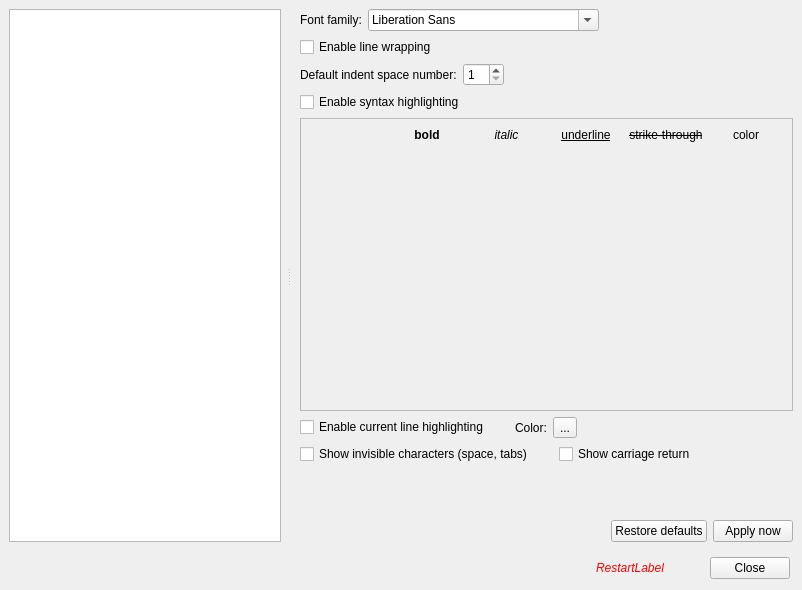
<?xml version="1.0" encoding="UTF-8"?>
<ui version="4.0">
 <class>PreferencesDialog</class>
 <widget class="QDialog" name="PreferencesDialog">
  <property name="geometry">
   <rect>
    <x>0</x>
    <y>0</y>
    <width>802</width>
    <height>590</height>
   </rect>
  </property>
  <property name="windowTitle">
   <string notr="true"/>
  </property>
  <property name="modal">
   <bool>true</bool>
  </property>
  <layout class="QVBoxLayout" name="verticalLayout" stretch="1,0">
   <property name="leftMargin">
    <number>0</number>
   </property>
   <property name="topMargin">
    <number>0</number>
   </property>
   <property name="rightMargin">
    <number>0</number>
   </property>
   <item>
    <widget class="QSplitter" name="splitter">
     <property name="frameShape">
      <enum>QFrame::NoFrame</enum>
     </property>
     <property name="frameShadow">
      <enum>QFrame::Sunken</enum>
     </property>
     <property name="orientation">
      <enum>Qt::Horizontal</enum>
     </property>
     <property name="childrenCollapsible">
      <bool>false</bool>
     </property>
     <widget class="QWidget" name="verticalLayoutWidget">
      <layout class="QVBoxLayout" name="verticalLayout_17">
       <property name="leftMargin">
        <number>9</number>
       </property>
       <property name="topMargin">
        <number>9</number>
       </property>
       <property name="rightMargin">
        <number>6</number>
       </property>
       <property name="bottomMargin">
        <number>9</number>
       </property>
       <item>
        <widget class="QTreeWidget" name="PrefsTreeWidget">
         <property name="sizePolicy">
          <sizepolicy hsizetype="MinimumExpanding" vsizetype="Expanding">
           <horstretch>0</horstretch>
           <verstretch>0</verstretch>
          </sizepolicy>
         </property>
         <property name="minimumSize">
          <size>
           <width>200</width>
           <height>0</height>
          </size>
         </property>
         <property name="wordWrap">
          <bool>true</bool>
         </property>
         <attribute name="headerVisible">
          <bool>false</bool>
         </attribute>
         <column>
          <property name="text">
           <string notr="true">1</string>
          </property>
         </column>
        </widget>
       </item>
      </layout>
     </widget>
     <widget class="QStackedWidget" name="PrefsStackedWidget">
      <property name="sizePolicy">
       <sizepolicy hsizetype="Minimum" vsizetype="Preferred">
        <horstretch>0</horstretch>
        <verstretch>0</verstretch>
       </sizepolicy>
      </property>
      <property name="currentIndex">
       <number>4</number>
      </property>
      <widget class="QWidget" name="EnvironmentPage">
       <layout class="QVBoxLayout" name="verticalLayout_11" stretch="0,1">
        <item>
         <widget class="QGroupBox" name="LanguageGroupBox">
          <property name="title">
           <string>Language</string>
          </property>
          <layout class="QHBoxLayout" name="horizontalLayout_5">
           <item>
            <widget class="QLabel" name="label">
             <property name="sizePolicy">
              <sizepolicy hsizetype="Maximum" vsizetype="Preferred">
               <horstretch>0</horstretch>
               <verstretch>0</verstretch>
              </sizepolicy>
             </property>
             <property name="text">
              <string>Interface language :</string>
             </property>
            </widget>
           </item>
           <item>
            <widget class="QComboBox" name="LangComboBox"/>
           </item>
          </layout>
         </widget>
        </item>
        <item>
         <widget class="QGroupBox" name="groupBox">
          <property name="title">
           <string>Workspaces</string>
          </property>
          <layout class="QVBoxLayout" name="verticalLayout_12" stretch="1,0">
           <item>
            <widget class="openfluid::ui::common::PathsManagementWidget" name="WorkspacesPathsWidget" native="true"/>
           </item>
           <item>
            <widget class="QLabel" name="label_7">
             <property name="font">
              <font>
               <italic>true</italic>
              </font>
             </property>
             <property name="styleSheet">
              <string notr="true">color : #909090;</string>
             </property>
             <property name="text">
              <string>The top workspace path will be set as the active workspace path</string>
             </property>
             <property name="alignment">
              <set>Qt::AlignRight|Qt::AlignTrailing|Qt::AlignVCenter</set>
             </property>
            </widget>
           </item>
          </layout>
         </widget>
        </item>
       </layout>
      </widget>
      <widget class="QWidget" name="BuilderInterfacePage">
       <layout class="QVBoxLayout" name="verticalLayout_2">
        <item>
         <widget class="QGroupBox" name="ProjectsGroupBox">
          <property name="title">
           <string>Projects</string>
          </property>
          <layout class="QGridLayout" name="gridLayout_4">
           <item row="1" column="0">
            <widget class="QLabel" name="label_2">
             <property name="text">
              <string>Maximum number of recent projects:</string>
             </property>
            </widget>
           </item>
           <item row="1" column="1">
            <widget class="QSpinBox" name="RecentMaxSpinBox">
             <property name="minimum">
              <number>1</number>
             </property>
             <property name="maximum">
              <number>12</number>
             </property>
            </widget>
           </item>
           <item row="1" column="3">
            <spacer name="horizontalSpacer">
             <property name="orientation">
              <enum>Qt::Horizontal</enum>
             </property>
             <property name="sizeHint" stdset="0">
              <size>
               <width>40</width>
               <height>20</height>
              </size>
             </property>
            </spacer>
           </item>
           <item row="1" column="2">
            <widget class="QPushButton" name="ClearRecentsButton">
             <property name="text">
              <string>Clear list</string>
             </property>
            </widget>
           </item>
           <item row="0" column="0" colspan="4">
            <widget class="QCheckBox" name="RunAutoSaveCheckBox">
             <property name="text">
              <string>Save project automatically before simulation run</string>
             </property>
            </widget>
           </item>
          </layout>
         </widget>
        </item>
        <item>
         <widget class="QGroupBox" name="WaresGroupBox">
          <property name="title">
           <string>Simulators, generators and observers</string>
          </property>
          <layout class="QVBoxLayout" name="verticalLayout_5">
           <item>
            <widget class="QCheckBox" name="ItemRemovalCheckBox">
             <property name="text">
              <string>Confirm removal of simulators, generators or observers</string>
             </property>
            </widget>
           </item>
           <item>
            <widget class="QCheckBox" name="ParamRemovalCheckBox">
             <property name="text">
              <string>Confirm removal of parameters</string>
             </property>
            </widget>
           </item>
           <item>
            <widget class="QCheckBox" name="WatchCheckBox">
             <property name="text">
              <string>Watch for simulators and observers plugins changes on disk (recommended)</string>
             </property>
            </widget>
           </item>
          </layout>
         </widget>
        </item>
        <item>
         <widget class="QGroupBox" name="SpatialDomainGroupBox">
          <property name="title">
           <string>Spatial Domain</string>
          </property>
          <layout class="QVBoxLayout" name="verticalLayout_6">
           <item>
            <widget class="QCheckBox" name="UnitsRemovalCheckBox">
             <property name="text">
              <string>Confirm removal of spatial units</string>
             </property>
            </widget>
           </item>
           <item>
            <widget class="QCheckBox" name="ConnectionsRemovalCheckBox">
             <property name="text">
              <string>Confirm removal of spatial connections</string>
             </property>
            </widget>
           </item>
           <item>
            <widget class="QCheckBox" name="AttributesRemovalCheckBox">
             <property name="text">
              <string>Confirm removal of spatial attributes</string>
             </property>
            </widget>
           </item>
          </layout>
         </widget>
        </item>
        <item>
         <spacer name="verticalSpacer">
          <property name="orientation">
           <enum>Qt::Vertical</enum>
          </property>
          <property name="sizeHint" stdset="0">
           <size>
            <width>20</width>
            <height>40</height>
           </size>
          </property>
         </spacer>
        </item>
       </layout>
      </widget>
      <widget class="QWidget" name="SimulationPage">
       <layout class="QVBoxLayout" name="verticalLayout_3" stretch="0,1">
        <item>
         <widget class="QGroupBox" name="groupBox_5">
          <property name="title">
           <string>Default time settings</string>
          </property>
          <layout class="QVBoxLayout" name="verticalLayout_16">
           <item>
            <layout class="QHBoxLayout" name="horizontalLayout_11">
             <item>
              <widget class="QLabel" name="label_3">
               <property name="sizePolicy">
                <sizepolicy hsizetype="Preferred" vsizetype="Preferred">
                 <horstretch>0</horstretch>
                 <verstretch>0</verstretch>
                </sizepolicy>
               </property>
               <property name="text">
                <string>Default DeltaT:</string>
               </property>
               <property name="alignment">
                <set>Qt::AlignRight|Qt::AlignTrailing|Qt::AlignVCenter</set>
               </property>
              </widget>
             </item>
             <item>
              <widget class="QSpinBox" name="DeltaTSpinBox">
               <property name="sizePolicy">
                <sizepolicy hsizetype="Maximum" vsizetype="Fixed">
                 <horstretch>0</horstretch>
                 <verstretch>0</verstretch>
                </sizepolicy>
               </property>
               <property name="minimum">
                <number>1</number>
               </property>
               <property name="maximum">
                <number>16777215</number>
               </property>
              </widget>
             </item>
             <item>
              <spacer name="horizontalSpacer_2">
               <property name="orientation">
                <enum>Qt::Horizontal</enum>
               </property>
               <property name="sizeHint" stdset="0">
                <size>
                 <width>40</width>
                 <height>20</height>
                </size>
               </property>
              </spacer>
             </item>
            </layout>
           </item>
           <item>
            <layout class="QHBoxLayout" name="horizontalLayout_12">
             <item>
              <widget class="openfluid::ui::common::TimePeriodWidget" name="PeriodWidget" native="true"/>
             </item>
             <item>
              <spacer name="horizontalSpacer_11">
               <property name="orientation">
                <enum>Qt::Horizontal</enum>
               </property>
               <property name="sizeHint" stdset="0">
                <size>
                 <width>40</width>
                 <height>20</height>
                </size>
               </property>
              </spacer>
             </item>
            </layout>
           </item>
          </layout>
         </widget>
        </item>
        <item>
         <widget class="QGroupBox" name="groupBox_2">
          <property name="sizePolicy">
           <sizepolicy hsizetype="Preferred" vsizetype="Expanding">
            <horstretch>0</horstretch>
            <verstretch>0</verstretch>
           </sizepolicy>
          </property>
          <property name="title">
           <string>Wares search paths</string>
          </property>
          <layout class="QVBoxLayout" name="verticalLayout_4">
           <item>
            <widget class="QTabWidget" name="WaresPathsTabWidget">
             <property name="currentIndex">
              <number>0</number>
             </property>
             <widget class="QWidget" name="SimulatorsPathsTab_2">
              <attribute name="title">
               <string>Simulators</string>
              </attribute>
              <layout class="QVBoxLayout" name="verticalLayout_13">
               <item>
                <widget class="openfluid::ui::common::WaresSearchPathsWidget" name="SimulatorsSearchPathsWidget" native="true"/>
               </item>
              </layout>
             </widget>
             <widget class="QWidget" name="ObserversPathsTab_2">
              <attribute name="title">
               <string>Observers</string>
              </attribute>
              <layout class="QVBoxLayout" name="verticalLayout_14">
               <item>
                <widget class="openfluid::ui::common::WaresSearchPathsWidget" name="ObserversSearchPathsWidget" native="true"/>
               </item>
              </layout>
             </widget>
             <widget class="QWidget" name="BuilderextsPathsTab_2">
              <attribute name="title">
               <string>Builder-Extensions</string>
              </attribute>
              <layout class="QVBoxLayout" name="verticalLayout_15">
               <item>
                <widget class="openfluid::ui::common::WaresSearchPathsWidget" name="BuilderextsSearchPathsWidget" native="true"/>
               </item>
              </layout>
             </widget>
            </widget>
           </item>
          </layout>
         </widget>
        </item>
       </layout>
      </widget>
      <widget class="QWidget" name="DevEnvironmentPage">
       <layout class="QVBoxLayout" name="verticalLayout_7">
        <item>
         <widget class="QTabWidget" name="tabWidget">
          <property name="currentIndex">
           <number>0</number>
          </property>
          <widget class="QWidget" name="general">
           <attribute name="title">
            <string>General</string>
           </attribute>
           <layout class="QVBoxLayout" name="verticalLayout_19">
            <item>
             <widget class="QGroupBox" name="groupBox_7">
              <property name="title">
               <string>Editor</string>
              </property>
              <layout class="QFormLayout" name="formLayout_4">
               <item row="0" column="0">
                <widget class="QCheckBox" name="BuildAutoSaveCheckBox">
                 <property name="text">
                  <string>Enable autosaving before configure/build/doc actions</string>
                 </property>
                </widget>
               </item>
               <item row="2" column="0">
                <widget class="QCheckBox" name="ShowPathCheckBox">
                 <property name="text">
                  <string>Show PATH environment variable when running development tools</string>
                 </property>
                </widget>
               </item>
               <item row="4" column="0">
                <widget class="QLabel" name="label_11">
                 <property name="font">
                  <font>
                   <italic>true</italic>
                  </font>
                 </property>
                 <property name="styleSheet">
                  <string notr="true">color : #909090;</string>
                 </property>
                 <property name="text">
                  <string>In PATH env. vars., the %%PATH%% string is replaced by actual system PATH</string>
                 </property>
                 <property name="alignment">
                  <set>Qt::AlignRight|Qt::AlignTrailing|Qt::AlignVCenter</set>
                 </property>
                </widget>
               </item>
               <item row="1" column="0">
                <spacer name="verticalSpacer_4">
                 <property name="orientation">
                  <enum>Qt::Vertical</enum>
                 </property>
                 <property name="sizeType">
                  <enum>QSizePolicy::Fixed</enum>
                 </property>
                 <property name="sizeHint" stdset="0">
                  <size>
                   <width>20</width>
                   <height>10</height>
                  </size>
                 </property>
                </spacer>
               </item>
              </layout>
             </widget>
            </item>
            <item>
             <widget class="QGroupBox" name="groupBox_3">
              <property name="title">
               <string>Configuration</string>
              </property>
              <layout class="QFormLayout" name="formLayout">
               <property name="labelAlignment">
                <set>Qt::AlignRight|Qt::AlignTrailing|Qt::AlignVCenter</set>
               </property>
               <item row="0" column="0">
                <widget class="QLabel" name="label_6">
                 <property name="text">
                  <string>PATH env. var.:</string>
                 </property>
                </widget>
               </item>
               <item row="0" column="1">
                <widget class="QLineEdit" name="ConfigPathEnvEdit"/>
               </item>
               <item row="1" column="0">
                <widget class="QLabel" name="label_10">
                 <property name="text">
                  <string>CMake generator:</string>
                 </property>
                </widget>
               </item>
               <item row="1" column="1">
                <widget class="QLineEdit" name="ConfigGeneratorEdit"/>
               </item>
               <item row="2" column="0">
                <widget class="QLabel" name="label_9">
                 <property name="text">
                  <string>CMake options:</string>
                 </property>
                </widget>
               </item>
               <item row="2" column="1">
                <widget class="QLineEdit" name="ConfigOptionsEdit"/>
               </item>
              </layout>
             </widget>
            </item>
            <item>
             <widget class="QGroupBox" name="groupBox_4">
              <property name="title">
               <string>Build</string>
              </property>
              <layout class="QFormLayout" name="formLayout_2">
               <item row="0" column="0">
                <widget class="QLabel" name="label_8">
                 <property name="text">
                  <string>PATH env. var.:</string>
                 </property>
                </widget>
               </item>
               <item row="0" column="1">
                <widget class="QLineEdit" name="BuildPathEnvEdit"/>
               </item>
              </layout>
             </widget>
            </item>
            <item>
             <widget class="QWidget" name="DetectQtDevWidget" native="true">
              <layout class="QHBoxLayout" name="horizontalLayout_7">
               <property name="spacing">
                <number>0</number>
               </property>
               <property name="leftMargin">
                <number>0</number>
               </property>
               <property name="topMargin">
                <number>0</number>
               </property>
               <property name="rightMargin">
                <number>0</number>
               </property>
               <property name="bottomMargin">
                <number>0</number>
               </property>
               <item>
                <spacer name="horizontalSpacer_3">
                 <property name="orientation">
                  <enum>Qt::Horizontal</enum>
                 </property>
                 <property name="sizeHint" stdset="0">
                  <size>
                   <width>40</width>
                   <height>20</height>
                  </size>
                 </property>
                </spacer>
               </item>
               <item>
                <widget class="QPushButton" name="DetectQtDevButton">
                 <property name="text">
                  <string>Detect Qt development tools (MinGW)</string>
                 </property>
                </widget>
               </item>
              </layout>
             </widget>
            </item>
            <item>
             <spacer name="verticalSpacer_3">
              <property name="orientation">
               <enum>Qt::Vertical</enum>
              </property>
              <property name="sizeType">
               <enum>QSizePolicy::Fixed</enum>
              </property>
              <property name="sizeHint" stdset="0">
               <size>
                <width>20</width>
                <height>10</height>
               </size>
              </property>
             </spacer>
            </item>
            <item>
             <widget class="QGroupBox" name="GitGroupBox">
              <property name="title">
               <string notr="true">Git</string>
              </property>
              <layout class="QFormLayout" name="formLayout_3">
               <item row="0" column="0">
                <widget class="QCheckBox" name="SslNoVerifyCheckBox">
                 <property name="text">
                  <string>Disable SSL verification</string>
                 </property>
                </widget>
               </item>
              </layout>
             </widget>
            </item>
            <item>
             <spacer name="verticalSpacer_2">
              <property name="orientation">
               <enum>Qt::Vertical</enum>
              </property>
              <property name="sizeType">
               <enum>QSizePolicy::MinimumExpanding</enum>
              </property>
              <property name="sizeHint" stdset="0">
               <size>
                <width>20</width>
                <height>0</height>
               </size>
              </property>
             </spacer>
            </item>
           </layout>
          </widget>
          <widget class="QWidget" name="externalTools">
           <attribute name="title">
            <string>External tools</string>
           </attribute>
           <layout class="QVBoxLayout" name="verticalLayout_21">
            <item>
             <widget class="openfluid::ui::common::ExternalToolsManagementWidget" name="ExtToolsWidget" native="true"/>
            </item>
           </layout>
          </widget>
         </widget>
        </item>
       </layout>
      </widget>
      <widget class="QWidget" name="DevEditorPage">
       <layout class="QVBoxLayout" name="verticalLayout_8">
        <item>
         <layout class="QHBoxLayout" name="horizontalLayout_9">
          <item>
           <widget class="QLabel" name="FontLabel">
            <property name="text">
             <string>Font family:</string>
            </property>
           </widget>
          </item>
          <item>
           <widget class="QFontComboBox" name="FontComboBox">
            <property name="writingSystem">
             <enum>QFontDatabase::Latin</enum>
            </property>
           </widget>
          </item>
          <item>
           <spacer name="horizontalSpacer_5">
            <property name="orientation">
             <enum>Qt::Horizontal</enum>
            </property>
            <property name="sizeHint" stdset="0">
             <size>
              <width>40</width>
              <height>20</height>
             </size>
            </property>
           </spacer>
          </item>
         </layout>
        </item>
        <item>
         <widget class="QCheckBox" name="LineWrappingCheckBox">
          <property name="text">
           <string>Enable line wrapping</string>
          </property>
         </widget>
        </item>
        <item>
         <layout class="QHBoxLayout" name="horizontalLayout_10">
          <item>
           <widget class="QLabel" name="label_12">
            <property name="text">
             <string>Default indent space number:</string>
            </property>
           </widget>
          </item>
          <item>
           <widget class="QSpinBox" name="IndentSpaceNbSpinBox">
            <property name="minimum">
             <number>1</number>
            </property>
            <property name="maximum">
             <number>99</number>
            </property>
           </widget>
          </item>
          <item>
           <spacer name="horizontalSpacer_6">
            <property name="orientation">
             <enum>Qt::Horizontal</enum>
            </property>
            <property name="sizeHint" stdset="0">
             <size>
              <width>40</width>
              <height>20</height>
             </size>
            </property>
           </spacer>
          </item>
         </layout>
        </item>
        <item>
         <widget class="QCheckBox" name="SyntaxHLCheckBox">
          <property name="text">
           <string>Enable syntax highlighting</string>
          </property>
         </widget>
        </item>
        <item>
         <layout class="QVBoxLayout" name="verticalLayout_10">
          <item>
           <widget class="QScrollArea" name="scrollArea">
            <property name="sizePolicy">
             <sizepolicy hsizetype="Expanding" vsizetype="Expanding">
              <horstretch>0</horstretch>
              <verstretch>0</verstretch>
             </sizepolicy>
            </property>
            <property name="widgetResizable">
             <bool>true</bool>
            </property>
            <widget class="QWidget" name="scrollAreaWidgetContents">
             <property name="geometry">
              <rect>
               <x>0</x>
               <y>0</y>
               <width>561</width>
               <height>251</height>
              </rect>
             </property>
             <property name="sizePolicy">
              <sizepolicy hsizetype="Preferred" vsizetype="Minimum">
               <horstretch>0</horstretch>
               <verstretch>0</verstretch>
              </sizepolicy>
             </property>
             <layout class="QVBoxLayout" name="verticalLayout_9">
              <item>
               <layout class="QGridLayout" name="SyntaxGridLayout">
                <item row="0" column="0">
                 <widget class="QLabel" name="label_13">
                  <property name="text">
                   <string/>
                  </property>
                 </widget>
                </item>
                <item row="0" column="1">
                 <widget class="QLabel" name="label_14">
                  <property name="styleSheet">
                   <string notr="true">QLabel {font: bold}</string>
                  </property>
                  <property name="text">
                   <string>bold</string>
                  </property>
                  <property name="alignment">
                   <set>Qt::AlignCenter</set>
                  </property>
                 </widget>
                </item>
                <item row="0" column="3">
                 <widget class="QLabel" name="label_16">
                  <property name="styleSheet">
                   <string notr="true">QLabel {text-decoration: underline}</string>
                  </property>
                  <property name="text">
                   <string>underline</string>
                  </property>
                  <property name="alignment">
                   <set>Qt::AlignCenter</set>
                  </property>
                 </widget>
                </item>
                <item row="0" column="2">
                 <widget class="QLabel" name="label_15">
                  <property name="styleSheet">
                   <string notr="true">QLabel {font: italic}</string>
                  </property>
                  <property name="text">
                   <string>italic</string>
                  </property>
                  <property name="alignment">
                   <set>Qt::AlignCenter</set>
                  </property>
                 </widget>
                </item>
                <item row="0" column="4">
                 <widget class="QLabel" name="label_17">
                  <property name="styleSheet">
                   <string notr="true">QLabel {text-decoration: line-through}</string>
                  </property>
                  <property name="text">
                   <string>strike-through</string>
                  </property>
                  <property name="alignment">
                   <set>Qt::AlignCenter</set>
                  </property>
                 </widget>
                </item>
                <item row="0" column="5">
                 <widget class="QLabel" name="label_18">
                  <property name="text">
                   <string>color</string>
                  </property>
                  <property name="alignment">
                   <set>Qt::AlignCenter</set>
                  </property>
                 </widget>
                </item>
               </layout>
              </item>
              <item>
               <spacer name="verticalSpacer_5">
                <property name="orientation">
                 <enum>Qt::Vertical</enum>
                </property>
                <property name="sizeHint" stdset="0">
                 <size>
                  <width>20</width>
                  <height>40</height>
                 </size>
                </property>
               </spacer>
              </item>
             </layout>
            </widget>
           </widget>
          </item>
         </layout>
        </item>
        <item>
         <widget class="QWidget" name="horizontalWidget" native="true">
          <layout class="QHBoxLayout" name="horizontalLayout_8">
           <property name="leftMargin">
            <number>0</number>
           </property>
           <property name="topMargin">
            <number>0</number>
           </property>
           <property name="rightMargin">
            <number>0</number>
           </property>
           <property name="bottomMargin">
            <number>0</number>
           </property>
           <item>
            <widget class="QCheckBox" name="CurrentLineHLCheckBox">
             <property name="text">
              <string>Enable current line highlighting</string>
             </property>
            </widget>
           </item>
           <item>
            <spacer name="horizontalSpacer_8">
             <property name="orientation">
              <enum>Qt::Horizontal</enum>
             </property>
             <property name="sizeType">
              <enum>QSizePolicy::Fixed</enum>
             </property>
             <property name="sizeHint" stdset="0">
              <size>
               <width>20</width>
               <height>20</height>
              </size>
             </property>
            </spacer>
           </item>
           <item>
            <widget class="QLabel" name="label_19">
             <property name="text">
              <string>Color:</string>
             </property>
            </widget>
           </item>
           <item>
            <widget class="QToolButton" name="CurrentLineColorButton">
             <property name="text">
              <string notr="true">...</string>
             </property>
            </widget>
           </item>
           <item>
            <spacer name="horizontalSpacer_4">
             <property name="orientation">
              <enum>Qt::Horizontal</enum>
             </property>
             <property name="sizeHint" stdset="0">
              <size>
               <width>40</width>
               <height>20</height>
              </size>
             </property>
            </spacer>
           </item>
          </layout>
         </widget>
        </item>
        <item>
         <layout class="QHBoxLayout" name="horizontalLayout">
          <item>
           <widget class="QCheckBox" name="ShowInvisibleCheckBox">
            <property name="text">
             <string>Show invisible characters (space, tabs)</string>
            </property>
           </widget>
          </item>
          <item>
           <spacer name="horizontalSpacer_13">
            <property name="orientation">
             <enum>Qt::Horizontal</enum>
            </property>
            <property name="sizeType">
             <enum>QSizePolicy::Fixed</enum>
            </property>
            <property name="sizeHint" stdset="0">
             <size>
              <width>20</width>
              <height>20</height>
             </size>
            </property>
           </spacer>
          </item>
          <item>
           <widget class="QCheckBox" name="ShowCarriageReturnCheckBox">
            <property name="text">
             <string>Show carriage return</string>
            </property>
           </widget>
          </item>
          <item>
           <spacer name="horizontalSpacer_12">
            <property name="orientation">
             <enum>Qt::Horizontal</enum>
            </property>
            <property name="sizeHint" stdset="0">
             <size>
              <width>40</width>
              <height>20</height>
             </size>
            </property>
           </spacer>
          </item>
         </layout>
        </item>
        <item>
         <spacer name="verticalSpacer_6">
          <property name="orientation">
           <enum>Qt::Vertical</enum>
          </property>
          <property name="sizeType">
           <enum>QSizePolicy::Maximum</enum>
          </property>
          <property name="sizeHint" stdset="0">
           <size>
            <width>20</width>
            <height>50</height>
           </size>
          </property>
         </spacer>
        </item>
        <item>
         <layout class="QHBoxLayout" name="horizontalLayout_6">
          <item>
           <spacer name="horizontalSpacer_7">
            <property name="orientation">
             <enum>Qt::Horizontal</enum>
            </property>
            <property name="sizeHint" stdset="0">
             <size>
              <width>40</width>
              <height>20</height>
             </size>
            </property>
           </spacer>
          </item>
          <item>
           <widget class="QPushButton" name="TextEditorRestoreDefaultsButton">
            <property name="text">
             <string>Restore defaults</string>
            </property>
           </widget>
          </item>
          <item>
           <widget class="QPushButton" name="TextEditorApplyButton">
            <property name="text">
             <string>Apply now</string>
            </property>
           </widget>
          </item>
         </layout>
        </item>
       </layout>
      </widget>
      <widget class="QWidget" name="MarketPage">
       <layout class="QGridLayout" name="gridLayout_2">
        <item row="0" column="0">
         <widget class="QGroupBox" name="groupBox_6">
          <property name="sizePolicy">
           <sizepolicy hsizetype="Preferred" vsizetype="Preferred">
            <horstretch>0</horstretch>
            <verstretch>0</verstretch>
           </sizepolicy>
          </property>
          <property name="title">
           <string>Marketplaces</string>
          </property>
          <layout class="QGridLayout" name="gridLayout_3">
           <item row="3" column="0" rowspan="4">
            <widget class="QListWidget" name="MarketPlacesListWidget">
             <property name="sortingEnabled">
              <bool>false</bool>
             </property>
            </widget>
           </item>
           <item row="4" column="2">
            <widget class="QPushButton" name="EditMarketPlaceButton">
             <property name="sizePolicy">
              <sizepolicy hsizetype="Fixed" vsizetype="Fixed">
               <horstretch>0</horstretch>
               <verstretch>0</verstretch>
              </sizepolicy>
             </property>
             <property name="minimumSize">
              <size>
               <width>32</width>
               <height>32</height>
              </size>
             </property>
             <property name="maximumSize">
              <size>
               <width>32</width>
               <height>32</height>
              </size>
             </property>
             <property name="toolTip">
              <string>Edit selected marketplace</string>
             </property>
             <property name="text">
              <string notr="true">E</string>
             </property>
            </widget>
           </item>
           <item row="3" column="2">
            <widget class="QPushButton" name="AddMarketPlaceButton">
             <property name="sizePolicy">
              <sizepolicy hsizetype="Fixed" vsizetype="Fixed">
               <horstretch>0</horstretch>
               <verstretch>0</verstretch>
              </sizepolicy>
             </property>
             <property name="minimumSize">
              <size>
               <width>32</width>
               <height>32</height>
              </size>
             </property>
             <property name="maximumSize">
              <size>
               <width>32</width>
               <height>32</height>
              </size>
             </property>
             <property name="toolTip">
              <string>Add marketplace</string>
             </property>
             <property name="text">
              <string notr="true">A</string>
             </property>
            </widget>
           </item>
           <item row="5" column="2">
            <widget class="QPushButton" name="RemoveMarketPlaceButton">
             <property name="sizePolicy">
              <sizepolicy hsizetype="Fixed" vsizetype="Fixed">
               <horstretch>0</horstretch>
               <verstretch>0</verstretch>
              </sizepolicy>
             </property>
             <property name="minimumSize">
              <size>
               <width>32</width>
               <height>32</height>
              </size>
             </property>
             <property name="maximumSize">
              <size>
               <width>32</width>
               <height>32</height>
              </size>
             </property>
             <property name="toolTip">
              <string>Remove marketplace</string>
             </property>
             <property name="text">
              <string notr="true">R</string>
             </property>
            </widget>
           </item>
          </layout>
         </widget>
        </item>
       </layout>
      </widget>
     </widget>
    </widget>
   </item>
   <item>
    <layout class="QHBoxLayout" name="horizontalLayout_4">
     <property name="leftMargin">
      <number>12</number>
     </property>
     <property name="rightMargin">
      <number>12</number>
     </property>
     <item>
      <spacer name="horizontalSpacer_10">
       <property name="orientation">
        <enum>Qt::Horizontal</enum>
       </property>
       <property name="sizeHint" stdset="0">
        <size>
         <width>40</width>
         <height>20</height>
        </size>
       </property>
      </spacer>
     </item>
     <item>
      <widget class="QLabel" name="RestartLabel">
       <property name="font">
        <font>
         <weight>50</weight>
         <italic>true</italic>
         <bold>false</bold>
        </font>
       </property>
       <property name="styleSheet">
        <string notr="true">color : red;</string>
       </property>
       <property name="text">
        <string notr="true">RestartLabel</string>
       </property>
       <property name="indent">
        <number>0</number>
       </property>
      </widget>
     </item>
     <item>
      <spacer name="horizontalSpacer_9">
       <property name="orientation">
        <enum>Qt::Horizontal</enum>
       </property>
       <property name="sizeType">
        <enum>QSizePolicy::Fixed</enum>
       </property>
       <property name="sizeHint" stdset="0">
        <size>
         <width>40</width>
         <height>20</height>
        </size>
       </property>
      </spacer>
     </item>
     <item>
      <widget class="QDialogButtonBox" name="ButtonBox">
       <property name="sizePolicy">
        <sizepolicy hsizetype="Maximum" vsizetype="Fixed">
         <horstretch>0</horstretch>
         <verstretch>0</verstretch>
        </sizepolicy>
       </property>
       <property name="standardButtons">
        <set>QDialogButtonBox::Close</set>
       </property>
      </widget>
     </item>
    </layout>
   </item>
  </layout>
 </widget>
 <customwidgets>
  <customwidget>
   <class>openfluid::ui::common::WaresSearchPathsWidget</class>
   <extends>QWidget</extends>
   <header location="global">openfluid/ui/common/WaresSearchPathsWidget.hpp</header>
   <container>1</container>
  </customwidget>
  <customwidget>
   <class>openfluid::ui::common::PathsManagementWidget</class>
   <extends>QWidget</extends>
   <header location="global">openfluid/ui/common/PathsManagementWidget.hpp</header>
   <container>1</container>
  </customwidget>
  <customwidget>
   <class>openfluid::ui::common::TimePeriodWidget</class>
   <extends>QWidget</extends>
   <header location="global">openfluid/ui/common/TimePeriodWidget.hpp</header>
   <container>1</container>
  </customwidget>
  <customwidget>
   <class>openfluid::ui::common::ExternalToolsManagementWidget</class>
   <extends>QWidget</extends>
   <header location="global">openfluid/ui/common/ExternalToolsManagementWidget.hpp</header>
   <container>1</container>
  </customwidget>
 </customwidgets>
 <resources/>
 <connections>
  <connection>
   <sender>SyntaxHLCheckBox</sender>
   <signal>toggled(bool)</signal>
   <receiver>scrollArea</receiver>
   <slot>setEnabled(bool)</slot>
   <hints>
    <hint type="sourcelabel">
     <x>301</x>
     <y>67</y>
    </hint>
    <hint type="destinationlabel">
     <x>303</x>
     <y>85</y>
    </hint>
   </hints>
  </connection>
  <connection>
   <sender>CurrentLineHLCheckBox</sender>
   <signal>toggled(bool)</signal>
   <receiver>CurrentLineColorButton</receiver>
   <slot>setEnabled(bool)</slot>
   <hints>
    <hint type="sourcelabel">
     <x>323</x>
     <y>313</y>
    </hint>
    <hint type="destinationlabel">
     <x>558</x>
     <y>325</y>
    </hint>
   </hints>
  </connection>
 </connections>
</ui>
